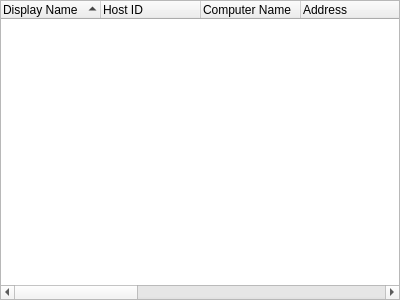
<?xml version="1.0" encoding="UTF-8"?>
<ui version="4.0">
 <class>RouterGroupWidget</class>
 <widget class="QWidget" name="RouterGroupWidget">
  <property name="geometry">
   <rect>
    <x>0</x>
    <y>0</y>
    <width>400</width>
    <height>300</height>
   </rect>
  </property>
  <layout class="QVBoxLayout" name="verticalLayout">
   <property name="leftMargin">
    <number>0</number>
   </property>
   <property name="topMargin">
    <number>0</number>
   </property>
   <property name="rightMargin">
    <number>0</number>
   </property>
   <property name="bottomMargin">
    <number>0</number>
   </property>
   <item>
    <widget class="QTreeWidget" name="tree_host">
     <property name="contextMenuPolicy">
      <enum>Qt::ContextMenuPolicy::CustomContextMenu</enum>
     </property>
     <property name="selectionBehavior">
      <enum>QAbstractItemView::SelectionBehavior::SelectRows</enum>
     </property>
     <property name="indentation">
      <number>0</number>
     </property>
     <property name="sortingEnabled">
      <bool>true</bool>
     </property>
     <property name="columnCount">
      <number>12</number>
     </property>
     <column>
      <property name="text">
       <string>Display Name</string>
      </property>
     </column>
     <column>
      <property name="text">
       <string>Host ID</string>
      </property>
     </column>
     <column>
      <property name="text">
       <string>Computer Name</string>
      </property>
     </column>
     <column>
      <property name="text">
       <string>Address</string>
      </property>
     </column>
     <column>
      <property name="text">
       <string>User Name</string>
      </property>
     </column>
     <column>
      <property name="text">
       <string>Comment</string>
      </property>
     </column>
     <column>
      <property name="text">
       <string>Operating System</string>
      </property>
     </column>
     <column>
      <property name="text">
       <string>Version</string>
      </property>
     </column>
     <column>
      <property name="text">
       <string>Architecture</string>
      </property>
     </column>
     <column>
      <property name="text">
       <string>Last Connect</string>
      </property>
     </column>
     <column>
      <property name="text">
       <string>Last Modify</string>
      </property>
     </column>
     <column>
      <property name="text">
       <string>Status</string>
      </property>
     </column>
    </widget>
   </item>
  </layout>
 </widget>
 <resources/>
 <connections/>
</ui>
